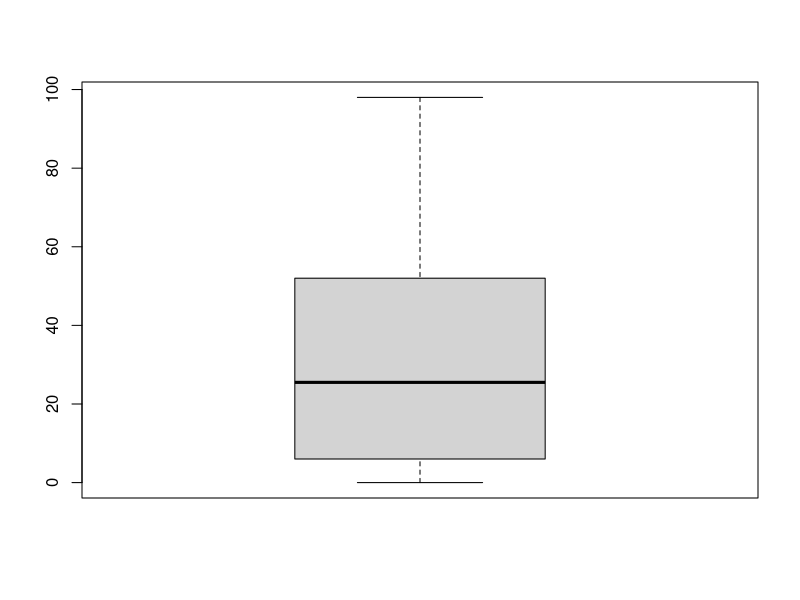
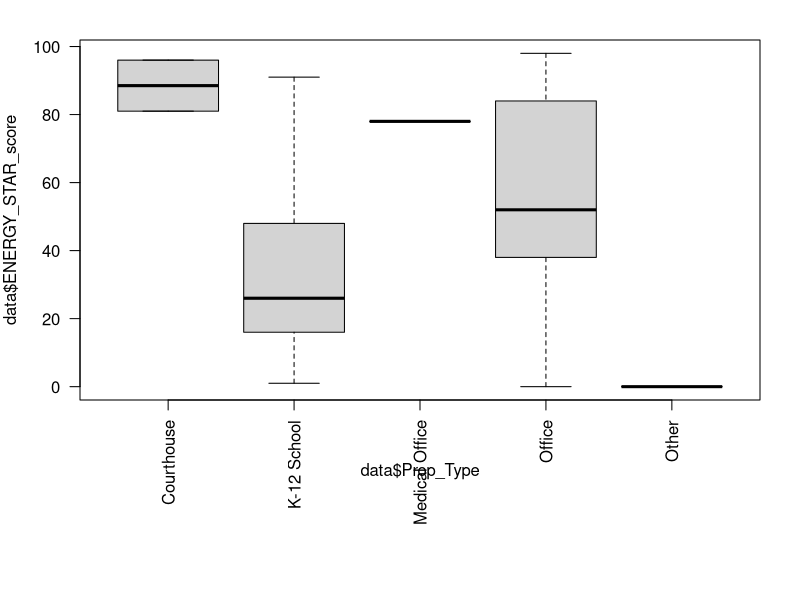

R code for these plots, in order:
## ---- chunk 1
data <- read.csv("Benchmarking_Results__CY_2012_Public_Buildings.csv", header=TRUE, na.strings=c("N/A", "Not Available"))
## ---- chunk 2
boxplot(data$ENERGY_STAR_score)
## ---- chunk 3
par(las=2, mar=c(10, 4, 2, 2))
boxplot(data$ENERGY_STAR_score ~ data$Prop_Type)
## ---- chunk 4
table(data$Prop_Type)
